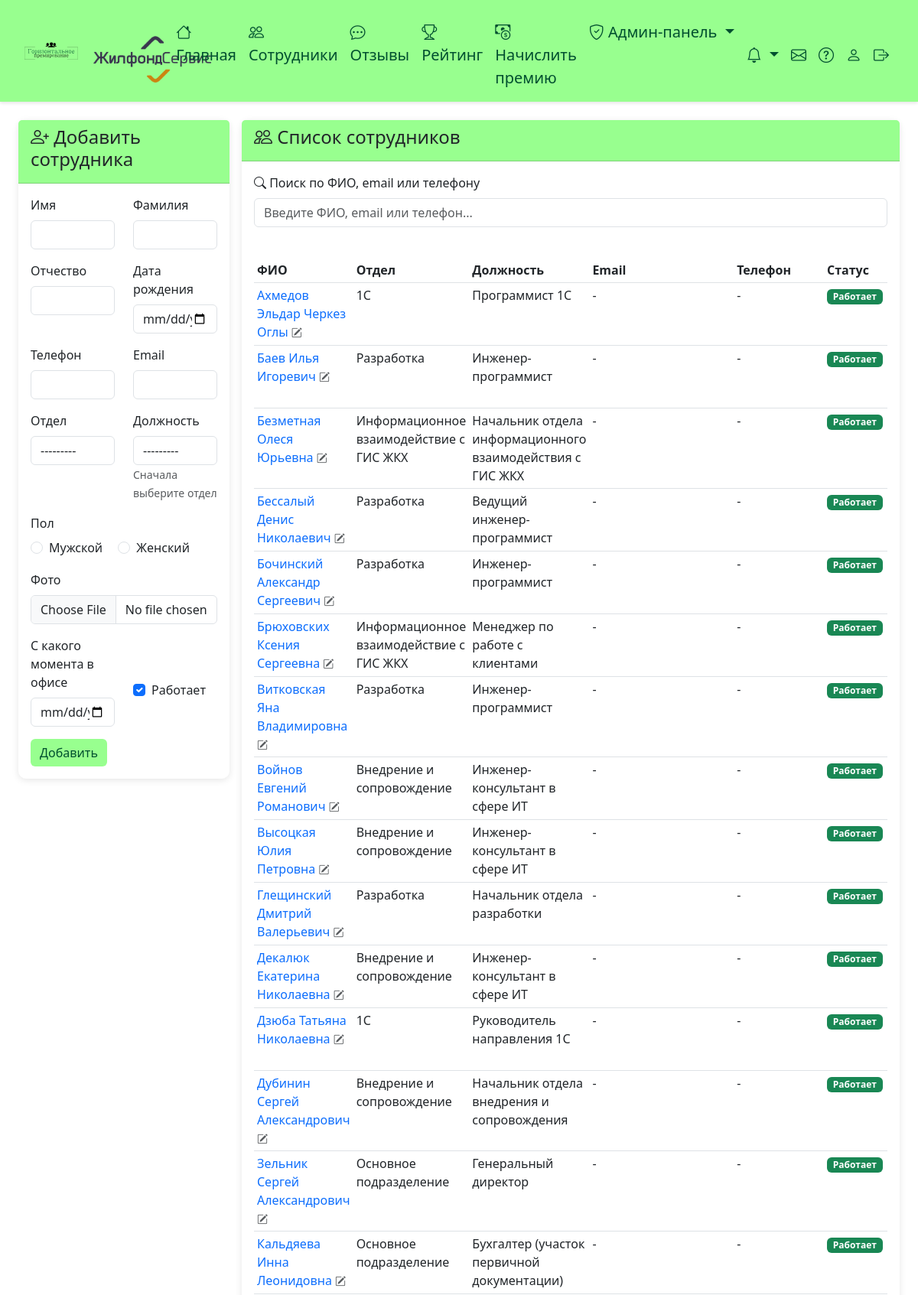
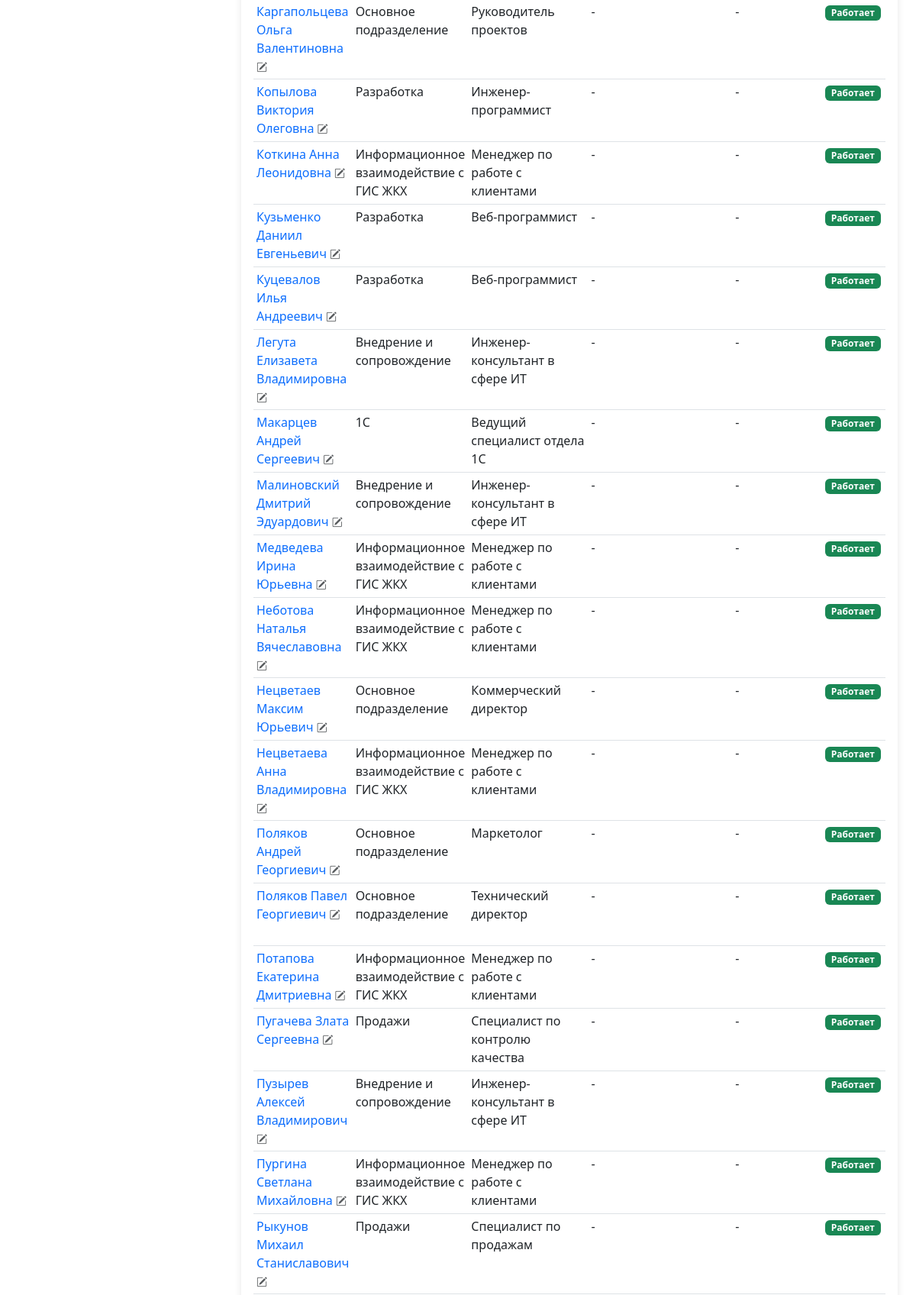
Page /app-admin/staff/ (signed in, upper part) on the committed database (2 pictures, top to bottom).
### employees/models.py (models this page shows, shortened)
class SystemSettings(models.Model):
    monthly_bonus_amount = models.DecimalField(max_digits=10, decimal_places=2, default=1000.00, verbose_name='Сумма бонусных рублей на месяц')
    company_logo = models.ImageField(upload_to='company_logos/', blank=True, null=True, verbose_name='Логотип компании')
    class Meta:
        verbose_name = 'Настройка системы'
        verbose_name_plural = 'Настройки системы'
    @classmethod
    def get_settings(cls):
        settings, created = cls.objects.get_or_create(pk=1)
        return settings

class StaffMember(models.Model):
    GENDER_CHOICES = [
        ('M', 'Мужской'),
        ('F', 'Женский'),
    ]
    phone_regex = RegexValidator(
        regex=r'^\+?1?\d{9,15}$',
        message="Номер телефона должен быть в формате: '+999999999'. До 15 цифр."
    )
    first_name = models.CharField(max_length=150, verbose_name='Имя')
    last_name = models.CharField(max_length=150, verbose_name='Фамилия')
    middle_name = models.CharField(max_length=150, blank=True, verbose_name='Отчество')
    phone = models.CharField(validators=[phone_regex], max_length=17, blank=True, null=True, verbose_name='Телефон')
    email = models.EmailField(blank=True, null=True, verbose_name='Email')
    birth_date = models.DateField(null=True, blank=True, verbose_name='Дата рождения')
    department = models.ForeignKey(Department, on_delete=models.SET_NULL, null=True, blank=True, verbose_name='Отдел')
    position = models.ForeignKey(Position, on_delete=models.SET_NULL, null=True, blank=True, verbose_name='Должность')
    gender = models.CharField(max_length=1, choices=GENDER_CHOICES, null=True, blank=True, verbose_name='Пол')
    photo = models.ImageField(upload_to='staff_photos/', blank=True, null=True, verbose_name='Фото')
    office_start_date = models.DateField(verbose_name='С какого момента в офисе', default=timezone.now)
    is_active = models.BooleanField(default=True, verbose_name='Работает')
    employee_profile = models.OneToOneField(Employee, on_delete=models.SET_NULL, null=True, blank=True, related_name='staff_profile', verbose_name='Профиль в системе')
    participates_in_bonus = models.BooleanField(default=True, verbose_name='Участвует в системе премирования')
    class Meta:
        verbose_name = 'Сотрудник компании'
        verbose_name_plural = 'Сотрудники компании'
        ordering = ['last_name', 'first_name']
    def get_full_name(self):
        return f"{self.last_name} {self.first_name} {self.middle_name}".strip()

class Department(models.Model):
    name = models.CharField(max_length=100, verbose_name='Название отдела')
    class Meta:
        verbose_name = 'Отдел'
        verbose_name_plural = 'Отделы'
    def __str__(self):
        return self.name

class Position(models.Model):
    name = models.CharField(max_length=100, verbose_name='Название должности')
    department = models.ForeignKey(Department, on_delete=models.CASCADE, verbose_name='Отдел', related_name='positions', null=True, blank=True)
    class Meta:
        verbose_name = 'Должность'
        verbose_name_plural = 'Должности'

### employees/views.py (the view)
# urls.py: path('app-admin/staff/', views.admin_staff_manage_view, name='admin_staff_manage'),
@login_required
def admin_staff_manage_view(request):
    if not request.user.is_admin:
        messages.error(request, 'У вас нет прав доступа')
        return redirect('home')
    if request.method == 'POST':
        form = StaffMemberForm(request.POST, request.FILES)
        if form.is_valid():
            form.save()
            messages.success(request, 'Сотрудник успешно добавлен!')
            return redirect('admin_staff_manage')
    else:
        form = StaffMemberForm()
    staff_members = StaffMember.objects.select_related('department', 'position', 'employee_profile').order_by('last_name', 'first_name')
    context = {
        'form': form,
        'staff_members': staff_members,
    }
    return render(request, 'employees/admin_staff_manage.html', context)

### templates/employees/admin_staff_manage.html (shortened to what this page needs)
{% extends 'base.html' %}
{% block content_container_class %}container-fluid px-3 px-lg-4{% endblock %}
{% block content %}
<div class="row g-3">
    <div class="col-lg-3 col-md-4">
        <div class="card">
            <div class="card-header">
                <h4><i class="bi bi-person-plus"></i> Добавить сотрудника</h4>
            </div>
            <div class="card-body">
                <form method="post" enctype="multipart/form-data" id="staffForm">
                    <div class="row">
                        <div class="col-md-6 mb-3">
                            <label class="form-label">{{ form.first_name.label }}</label>
                            {{ form.first_name }}
                        </div>
                        <div class="col-md-6 mb-3">
                            <label class="form-label">{{ form.last_name.label }}</label>
                            {{ form.last_name }}
                        </div>
                    </div>
                    <div class="row">
                        <div class="col-md-6 mb-3">
                            <label class="form-label">{{ form.middle_name.label }}</label>
                            {{ form.middle_name }}
                        </div>
                        <div class="col-md-6 mb-3">
                            <label class="form-label">{{ form.birth_date.label }}</label>
                            {{ form.birth_date }}
                        </div>
                    </div>
                    <div class="row">
                        <div class="col-md-6 mb-3">
                            <label class="form-label">{{ form.phone.label }}</label>
                            {{ form.phone }}
                        </div>
                        <div class="col-md-6 mb-3">
                            <label class="form-label">{{ form.email.label }}</label>
                            {{ form.email }}
                        </div>
                    </div>
                    <div class="row">
                        <div class="col-md-6 mb-3">
                            <label class="form-label">{{ form.department.label }}</label>
                            {{ form.department }}
                        </div>
                        <div class="col-md-6 mb-3">
                            <label class="form-label">{{ form.position.label }}</label>
                            {{ form.position }}
                            <small class="form-text text-muted">Сначала выберите отдел</small>
                        </div>
                    </div>
                    <div class="mb-3">
                        <label class="form-label d-block">{{ form.gender.label }}</label>
                        <div>
                            {% for choice in form.gender %}
                                <div class="form-check form-check-inline">
                                    {{ choice.tag }}
                                    <label class="form-check-label" for="{{ choice.id_for_label }}">
                                        {{ choice.choice_label }}
                                    </label>
                                </div>
                            {% endfor %}
                        </div>
                    </div>
                    <div class="mb-3">
                        <label class="form-label">{{ form.photo.label }}</label>
                        {{ form.photo }}
                    </div>
                    <div class="row">
                        <div class="col-md-6 mb-3">
                            <label class="form-label">{{ form.office_start_date.label }}</label>
                            {{ form.office_start_date }}
                        </div>
                        <div class="col-md-6 mb-3 d-flex align-items-center">
                            <div class="form-check mt-4">
                                {{ form.is_active }}
                                <label class="form-check-label" for="{{ form.is_active.id_for_label }}">
                                    {{ form.is_active.label }}
                                </label>
                            </div>
                        </div>
                    </div>
                    <button type="submit" class="btn btn-primary">Добавить</button>
                </form>
            </div>
        </div>
    </div>
    <div class="col-lg-9 col-md-8">
        <div class="card h-100">
            <div class="card-header">
                <h4><i class="bi bi-people"></i> Список сотрудников</h4>
            </div>
            <div class="card-body">
                <div class="mb-3">
                    <label class="form-label"><i class="bi bi-search"></i> Поиск по ФИО, email или телефону</label>
                    <input type="text" id="staffSearchInput" class="form-control" placeholder="Введите ФИО, email или телефон..." autocomplete="off">
                </div>
                <div class="table-responsive">
                    <table class="table table-sm">
                        <thead>
                            <tr>
                                <th>ФИО</th>
                                <th>Отдел</th>
                                <th>Должность</th>
                                <th>Email</th>
                                <th>Телефон</th>
                                <th>Статус</th>
                                <th>Учётная запись</th>
                            </tr>
                        </thead>
                        <tbody>
                            {% for staff in staff_members %}
                            <tr class="staff-row" data-search="{{ staff.get_full_name|lower }} {{ staff.department.name|default:''|lower }} {{ staff.position.name|default:''|lower }} {{ staff.email|default:''|lower }} {{ staff.phone|default:'' }}">
                                <td>
                                    <a href="{% url 'admin_staff_edit' staff.id %}" class="text-decoration-none fw-medium" title="Редактировать">{{ staff.get_full_name }} <i class="bi bi-pencil-square small text-muted"></i></a>
                                </td>
                                <td>{{ staff.department.name|default:"-" }}</td>
                                <td>{{ staff.position.name|default:"-" }}</td>
                                <td>{{ staff.email|default:"-" }}</td>
                                <td>{{ staff.phone|default:"-" }}</td>
                                <td>
                                    {% if staff.is_active %}
                                        <span class="badge bg-success">Работает</span>
                                    {% else %}
                                        <span class="badge bg-secondary">Не работает</span>
                                    {% endif %}
                                </td>
                                <td>
                                </td>
                            </tr>
                            {% empty %}
                            <tr id="staffEmptyRow">
                                <td colspan="8" class="text-center text-muted">Нет сотрудников</td>
                            </tr>
                            {% endfor %}
                        </tbody>
                    </table>
                </div>
            </div>
        </div>
    </div>
</div>
{% endblock %}

### templates/base.html (shortened to what this page needs)
<!DOCTYPE html>
<html lang="ru">
<head>
    <link href="https://cdn.jsdelivr.net/npm/bootstrap@5.3.0/dist/css/bootstrap.min.css" rel="stylesheet">
    <link rel="stylesheet" href="https://cdn.jsdelivr.net/npm/bootstrap-icons@1.11.0/font/bootstrap-icons.css">
</head>
<body>
    {% if user.is_authenticated %}
    <nav class="navbar navbar-expand-lg navbar-dark">
        <div class="container-fluid">
            <a class="navbar-brand" href="{% url 'home' %}" style="margin-left: 20px;">
                <div style="display: flex; align-items: center; gap: 10px; ">
                <img src="/media/logo1.svg" width="40%" style="vertical-align: middle; ">
                {% load static %}
                {% load employees_tags %}
                {% get_system_settings as settings %}
                {% if settings.company_logo %}
                    <img src="{{ settings.company_logo.url }}" height="61" style="margin-left: 10px; vertical-align: middle; margin-top: 23px;">
                {% endif %}
                </div>
            </a>
            <div class="collapse navbar-collapse" id="navbarNav">
                <ul class="navbar-nav me-auto">
                    <li class="nav-item">
                        <a class="nav-link" href="{% url 'home' %}"><i class="bi bi-house"></i> Главная</a>
                    </li>
                    <li class="nav-item">
                        <a class="nav-link" href="{% url 'employees_list' %}"><i class="bi bi-people"></i> Сотрудники</a>
                    </li>
                    <li class="nav-item">
                        <a class="nav-link" href="{% url 'reviews_list' %}"><i class="bi bi-chat-dots"></i> Отзывы</a>
                    </li>
                    <li class="nav-item">
                        <a class="nav-link" href="{% url 'rating' %}"><i class="bi bi-trophy"></i> Рейтинг</a>
                    </li>
                    {% if user.participates_in_bonus %}
                    <li class="nav-item">
                        <a class="nav-link" href="{% url 'bonus_transfer' %}"><i class="bi bi-cash-coin"></i> Начислить премию</a>
                    </li>
                    {% endif %}
                    {% if user.is_admin %}
                    <li class="nav-item dropdown">
                        <a class="nav-link dropdown-toggle" href="#" id="adminDropdown" role="button" data-bs-toggle="dropdown">
                            <i class="bi bi-shield-check"></i> Админ-панель
                        </a>
                    </li>
                    {% endif %}
                </ul>
                <ul class="navbar-nav">
                    <li class="nav-item dropdown">
                        <a class="nav-link dropdown-toggle position-relative" href="#" id="notificationsDropdown" role="button" data-bs-toggle="dropdown" aria-expanded="false">
                            <i class="bi bi-bell"></i>
                        </a>
                    </li>
                    <li class="nav-item">
                        {% if user.is_admin %}
                        <a class="nav-link position-relative" href="{% url 'admin_support_requests' %}" title="Обращения сотрудников">
                            <i class="bi bi-envelope"></i>
                        </a>
                        {% endif %}
                    </li>
                    <li class="nav-item">
                        {% if user.is_admin %}
                        <a class="nav-link" href="/media/Instruction_admin.pdf" target="_blank" title="Инструкция для администратора">
                            <i class="bi bi-question-circle"></i>
                        </a>
                        {% else %}
                        <a class="nav-link" href="{% url 'support_help' %}" title="Инструкция и обращения в поддержку">
                            <i class="bi bi-question-circle"></i>
                        </a>
                        {% endif %}
                    </li>
                    <li class="nav-item">
                        <a class="nav-link" href="{% url 'profile' %}" ><i class="bi bi-person"></i> </a>
                    </li>
                    <li class="nav-item">
                        <a class="nav-link" href="{% url 'logout' %}" style="margin-right: 20px;"><i class="bi bi-box-arrow-right"></i> </a>
                    </li>
                </ul>
            </div>
        </div>
    </nav>
    {% endif %}
    <div class="{% block content_container_class %}container{% endblock %} mt-4">
        {% block content %}{% endblock %}
    </div>
</body>
</html>

### rows in the picture
SystemSettings: company_logo (picture)
StaffMember: get_full_name "Ахмедов Эльдар Черкез Оглы", department.name "1С", position.name "Программист 1С", email "-", phone "-", is_active "Работает"
StaffMember: get_full_name "Баев Илья Игоревич", department.name "Разработка", position.name "Инженер-программист", email "-", phone "-", is_active "Работает"
StaffMember: get_full_name "Безметная Олеся Юрьевна", department.name "Информационное взаимодействие с ГИС ЖКХ", position.name "Начальник отдела информационного взаимодействия с ГИС ЖКХ", email "-", phone "-", is_active "Работает"
StaffMember: get_full_name "Бессалый Денис Николаевич", department.name "Разработка", position.name "Ведущий инженер-программист", email "-", phone "-", is_active "Работает"
StaffMember: get_full_name "Бочинский Александр Сергеевич", department.name "Разработка", position.name "Инженер-программист", email "-", phone "-", is_active "Работает"
StaffMember: get_full_name "Брюховских Ксения Сергеевна", department.name "Информационное взаимодействие с ГИС ЖКХ", position.name "Менеджер по работе с клиентами", email "-", phone "-", is_active "Работает"
StaffMember: get_full_name "Витковская Яна Владимировна", department.name "Разработка", position.name "Инженер-программист", email "-", phone "-", is_active "Работает"
StaffMember: get_full_name "Войнов Евгений Романович", department.name "Внедрение и сопровождение", position.name "Инженер-консультант в сфере ИТ", email "-", phone "-", is_active "Работает"
StaffMember: get_full_name "Высоцкая Юлия Петровна", department.name "Внедрение и сопровождение", position.name "Инженер-консультант в сфере ИТ", email "-", phone "-", is_active "Работает"
StaffMember: get_full_name "Глещинский Дмитрий Валерьевич", department.name "Разработка", position.name "Начальник отдела разработки", email "-", phone "-", is_active "Работает"
StaffMember: get_full_name "Декалюк Екатерина Николаевна", department.name "Внедрение и сопровождение", position.name "Инженер-консультант в сфере ИТ", email "-", phone "-", is_active "Работает"
StaffMember: get_full_name "Дзюба Татьяна Николаевна", department.name "1С", position.name "Руководитель направления 1С", email "-", phone "-", is_active "Работает"
StaffMember: get_full_name "Дубинин Сергей Александрович", department.name "Внедрение и сопровождение", position.name "Начальник отдела внедрения и сопровождения", email "-", phone "-", is_active "Работает"
StaffMember: get_full_name "Зельник Сергей Александрович", department.name "Основное подразделение", position.name "Генеральный директор", email "-", phone "-", is_active "Работает"
StaffMember: get_full_name "Кальдяева Инна Леонидовна", department.name "Основное подразделение", position.name "Бухгалтер (участок первичной документации)", email "-", phone "-", is_active "Работает"
StaffMember: get_full_name "Каргапольцева Ольга Валентиновна", department.name "Основное подразделение", position.name "Руководитель проектов", email "-", phone "-", is_active "Работает"
StaffMember: get_full_name "Копылова Виктория Олеговна", department.name "Разработка", position.name "Инженер-программист", email "-", phone "-", is_active "Работает"
StaffMember: get_full_name "Коткина Анна Леонидовна", department.name "Информационное взаимодействие с ГИС ЖКХ", position.name "Менеджер по работе с клиентами", email "-", phone "-", is_active "Работает"
StaffMember: get_full_name "Кузьменко Даниил Евгеньевич", department.name "Разработка", position.name "Веб-программист", email "-", phone "-", is_active "Работает"
StaffMember: get_full_name "Куцевалов Илья Андреевич", department.name "Разработка", position.name "Веб-программист", email "-", phone "-", is_active "Работает"
StaffMember: get_full_name "Легута Елизавета Владимировна", department.name "Внедрение и сопровождение", position.name "Инженер-консультант в сфере ИТ", email "-", phone "-", is_active "Работает"
StaffMember: get_full_name "Макарцев Андрей Сергеевич", department.name "1С", position.name "Ведущий специалист отдела 1С", email "-", phone "-", is_active "Работает"
StaffMember: get_full_name "Малиновский Дмитрий Эдуардович", department.name "Внедрение и сопровождение", position.name "Инженер-консультант в сфере ИТ", email "-", phone "-", is_active "Работает"
StaffMember: get_full_name "Медведева Ирина Юрьевна", department.name "Информационное взаимодействие с ГИС ЖКХ", position.name "Менеджер по работе с клиентами", email "-", phone "-", is_active "Работает"
StaffMember: get_full_name "Неботова Наталья Вячеславовна", department.name "Информационное взаимодействие с ГИС ЖКХ", position.name "Менеджер по работе с клиентами", email "-", phone "-", is_active "Работает"
StaffMember: get_full_name "Нецветаев Максим Юрьевич", department.name "Основное подразделение", position.name "Коммерческий директор", email "-", phone "-", is_active "Работает"
StaffMember: get_full_name "Нецветаева Анна Владимировна", department.name "Информационное взаимодействие с ГИС ЖКХ", position.name "Менеджер по работе с клиентами", email "-", phone "-", is_active "Работает"
StaffMember: get_full_name "Поляков Андрей Георгиевич", department.name "Основное подразделение", position.name "Маркетолог", email "-", phone "-", is_active "Работает"
StaffMember: get_full_name "Поляков Павел Георгиевич", department.name "Основное подразделение", position.name "Технический директор", email "-", phone "-", is_active "Работает"
StaffMember: get_full_name "Потапова Екатерина Дмитриевна", department.name "Информационное взаимодействие с ГИС ЖКХ", position.name "Менеджер по работе с клиентами", email "-", phone "-", is_active "Работает"
StaffMember: get_full_name "Пугачева Злата Сергеевна", department.name "Продажи", position.name "Специалист по контролю качества", email "-", phone "-", is_active "Работает"
StaffMember: get_full_name "Пузырев Алексей Владимирович", department.name "Внедрение и сопровождение", position.name "Инженер-консультант в сфере ИТ", email "-", phone "-", is_active "Работает"
StaffMember: get_full_name "Пургина Светлана Михайловна", department.name "Информационное взаимодействие с ГИС ЖКХ", position.name "Менеджер по работе с клиентами", email "-", phone "-", is_active "Работает"
StaffMember: get_full_name "Рыкунов Михаил Станиславович", department.name "Продажи", position.name "Специалист по продажам", email "-", phone "-", is_active "Работает"

### other values in the picture
{{ choice.choice_label }} "Мужской" "Женский"
